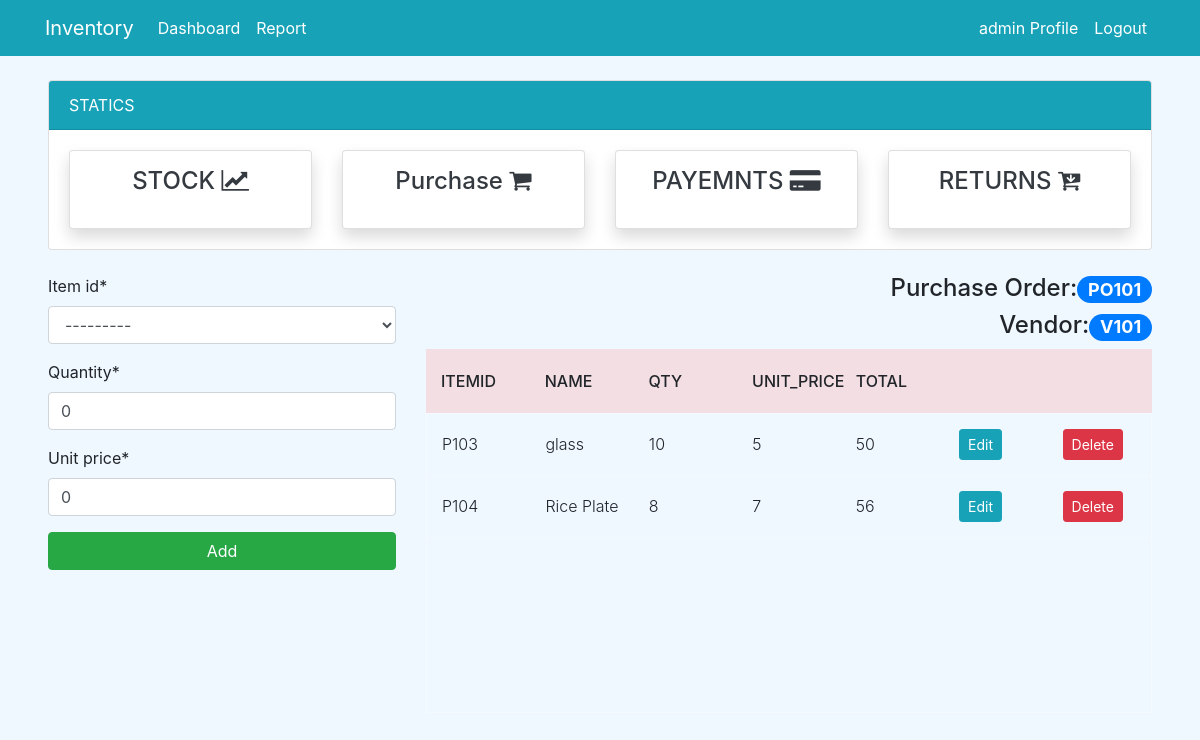
The app's page /purchase/add/PO101 (signed in), older data.
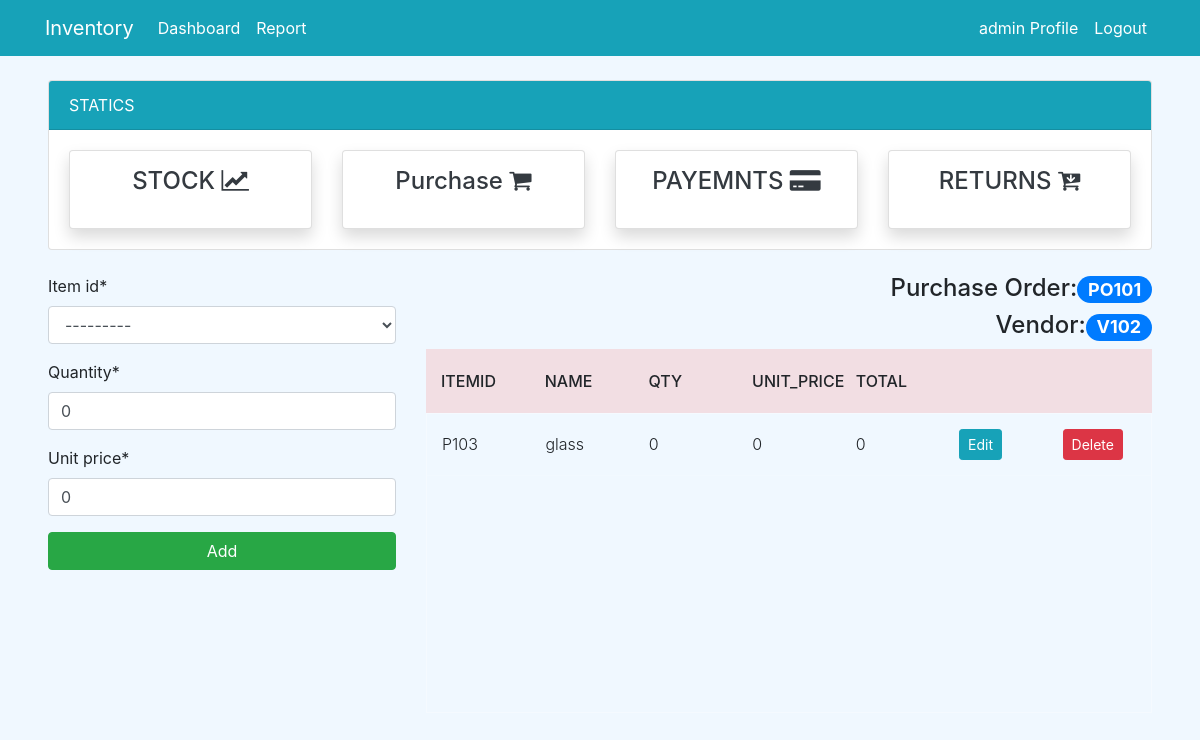
The same page, newer data.
### dashboard/models.py (models this page shows, shortened)
class PurchaseOrder(models.Model):
    date = models.DateField(null=True)
    po_no = models.IntegerField(null=True)
    po_number = models.CharField(max_length=100, null=True, unique=True)
    vendor_id = models.ForeignKey(Vendor, on_delete=models.CASCADE,null=True)
    gross_amount = models.IntegerField(null=True)
    discount = models.IntegerField(null=True)
    net_amount = models.IntegerField(null=True)

class PurchasedItems(models.Model):
    po_number = models.ForeignKey(PurchaseOrder, on_delete=models.CASCADE,null=True)
    vendor_id = models.ForeignKey(Vendor, on_delete=models.CASCADE,null=True)
    item_id = models.ForeignKey(Item, on_delete=models.CASCADE,null=True)
    item_name = models.CharField(max_length=100, null=True)
    quantity = models.PositiveIntegerField(null=True, default=0)
    unit_price = models.IntegerField(null=True, default=0)
    total_amt = models.IntegerField(null=True)
    def total_amt(self):
        return self.quantity * self.unit_price
    @property
    def item_name(self):
        return self.item_id.name

class Item(models.Model):
        item_no = models.IntegerField(null=True)
        item_id = models.CharField(max_length=10,null=True)
        name = models.CharField(max_length=100, null=True, blank=False)
        unit_price = models.PositiveBigIntegerField(null=True,blank=True)
        qty_available = models.PositiveIntegerField(null=True, default=0)
        qty_sold = models.PositiveIntegerField(null=True, default=0)
        status = models.BooleanField(default=False)
        def __str__(self):
            return self.item_id

### dashboard/views.py (the view)
# urls.py: path('purchase/add/<po_number>',views.purchase_add,name='purchase_add'),
@login_required
def purchase_add(request, po_number):
    vendors = Vendor.objects.all()
    items = Item.objects.all()
    purchase_orders = PurchaseOrder.objects.all()
    current_po_number = purchase_orders.values('po_number').filter(po_number=po_number)[0]['po_number']
    current_vendor_id = purchase_orders.values('vendor_id').filter(po_number=po_number)[0]['vendor_id']
    current_vendor_id1 = vendors.values('vendor_id').filter(id=current_vendor_id)[0]['vendor_id']
    purchase_orders = PurchaseOrder.objects.all()
    purchased_items = PurchasedItems.objects.all()
    current_po_number_view = purchase_orders.values('id').filter(po_number=po_number)[0]['id']
    purchase_order_individals = PurchasedItems.objects.filter(po_number_id=current_po_number_view)
    if request.method == "POST":
        form = PurchasedItemForm(request.POST)
        i_id=request.POST['item_id']
        current_item_id = items.values('item_id').filter(id=i_id)[0]['item_id']
        qty=request.POST['quantity']
        uprice=request.POST['unit_price']
        if form.is_valid():
            PurchasedItems(po_number=purchase_orders.get(po_number=current_po_number),item_id=items.get(item_id=current_item_id),vendor_id=vendors.get(id=current_vendor_id),quantity=qty,unit_price=uprice).save()
            return redirect('purchase_add', po_number)
    else:
        form = PurchasedItemForm
    context = {
        'vendors': vendors,
        'items' : items,
        'purchased_items' : purchased_items,
        'form' : form,
        'purchase_orders':purchase_orders,
        'current_po_number' : current_po_number,
        'current_vendor_id1':current_vendor_id1,
        'purchase_order_individals':purchase_order_individals
    }
    return render(request, 'purchase/purchase_add.html',context)

### templates/purchase/purchase_add.html (shortened to what this page needs)
{% extends 'partial/base.html' %}
{% load crispy_forms_tags %}
{% block content %}
{% include 'partial/topnav_staff.html'%}
<div class="mx-5">
	<div class="row my-4">
        <div class="col-md-4">
			<form method="post">
				{{form|crispy}}
				<input class="btn btn-success btn-block" data-backdrop="static" type="submit" value="Add">
			</form>
		</div>
		<div class="col-md-8">
      <div class="text-right">
        <h4>Purchase Order:<span class="badge badge-pill badge-primary">{{current_po_number}}</span></h4>
        <h4>Vendor:<span class="badge badge-pill badge-primary">{{current_vendor_id1}}</span></h4>
      </div>
			<div class="tbl-header">
				<table cellpadding="0" cellspacing="0" border="0">
				  <thead>
					<tr>
					  <th scope="col">ItemID</th>
					  <th scope="col">Name</th>
					  <th scope="col">Qty</th>
					  <th scope="col">Unit_Price</th>
					  <th scope="col">Total</th>
					  <th scope="col"></th>
					  <th scope="col"></th>
					</tr>
				  </thead>
				</table>
			  </div>
			  <div class="tbl-content">
				<table cellpadding="0" cellspacing="0" border="0">
				  <tbody>
					{% for purchase_order_individal in purchase_order_individals %}
					<tr>
					  <td>{{ purchase_order_individal.item_id }}</td>
					  <td>{{ purchase_order_individal.item_name }}</td>
					  <td>{{ purchase_order_individal.quantity }}</td>
					  <td>{{ purchase_order_individal.unit_price }}</td>
					  <td>{{ purchase_order_individal.total_amt }}</td>
					  <td scope="row"><a class="btn btn-info btn-sm" href="{% url 'purchaseditem_update' purchase_order_individal.id %}">Edit</a></td>
					  <td scope="row"><a class="btn btn-danger btn-sm" href="{% url 'purchaseditem_delete'  purchase_order_individal.id %}">Delete</a></td>
					</tr>
					{% endfor %}
				  </tbody>
				</table>
			  </div>
		</div>
	</div>
</div>
{% endblock %}

Row changes from the older to the newer data that the page shows:
removed PurchasedItems: item_id "P103", item_name "glass", quantity "10", unit_price "5", total_amt "50"
removed PurchasedItems: item_id "P104", item_name "Rice Plate", quantity "8", unit_price "7", total_amt "56"
added PurchasedItems: item_id "P103", item_name "glass", quantity "0", unit_price "0", total_amt "0"
Text that changed along with them:
{{ current_vendor_id1 }}: "V101" → "V102"
